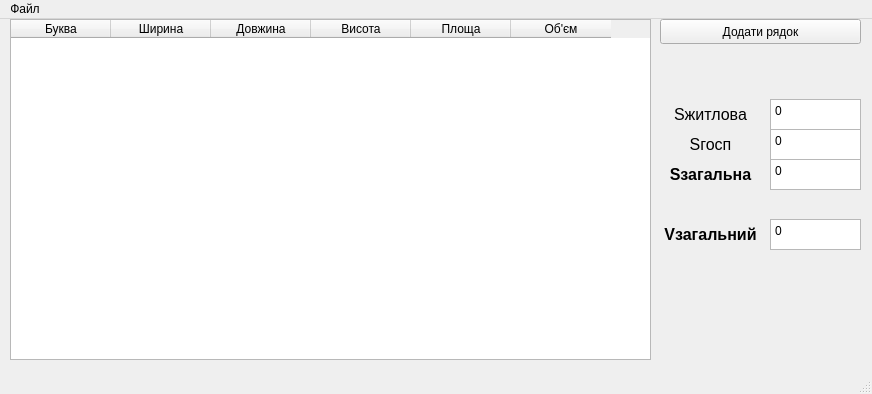
<?xml version="1.0" encoding="UTF-8"?>
<ui version="4.0">
 <class>MainWindow</class>
 <widget class="QMainWindow" name="MainWindow">
  <property name="geometry">
   <rect>
    <x>0</x>
    <y>0</y>
    <width>872</width>
    <height>394</height>
   </rect>
  </property>
  <property name="windowTitle">
   <string>MainWindow</string>
  </property>
  <widget class="QWidget" name="centralwidget">
   <widget class="QTableWidget" name="tableWidget">
    <property name="geometry">
     <rect>
      <x>10</x>
      <y>0</y>
      <width>641</width>
      <height>341</height>
     </rect>
    </property>
    <column>
     <property name="text">
      <string>Буква</string>
     </property>
    </column>
    <column>
     <property name="text">
      <string>Ширина</string>
     </property>
    </column>
    <column>
     <property name="text">
      <string>Довжина</string>
     </property>
    </column>
    <column>
     <property name="text">
      <string>Висота</string>
     </property>
    </column>
    <column>
     <property name="text">
      <string>Площа</string>
     </property>
    </column>
    <column>
     <property name="text">
      <string>Об'єм</string>
     </property>
    </column>
   </widget>
   <widget class="QPushButton" name="pushButton">
    <property name="geometry">
     <rect>
      <x>660</x>
      <y>0</y>
      <width>201</width>
      <height>25</height>
     </rect>
    </property>
    <property name="text">
     <string>Додати рядок</string>
    </property>
   </widget>
   <widget class="QTextBrowser" name="area_dwelling">
    <property name="geometry">
     <rect>
      <x>770</x>
      <y>80</y>
      <width>91</width>
      <height>31</height>
     </rect>
    </property>
    <property name="html">
     <string>&lt;!DOCTYPE HTML PUBLIC &quot;-//W3C//DTD HTML 4.0//EN&quot; &quot;http://www.w3.org/TR/REC-html40/strict.dtd&quot;&gt;
&lt;html&gt;&lt;head&gt;&lt;meta name=&quot;qrichtext&quot; content=&quot;1&quot; /&gt;&lt;meta charset=&quot;utf-8&quot; /&gt;&lt;style type=&quot;text/css&quot;&gt;
p, li { white-space: pre-wrap; }
hr { height: 1px; border-width: 0; }
li.unchecked::marker { content: &quot;\2610&quot;; }
li.checked::marker { content: &quot;\2612&quot;; }
&lt;/style&gt;&lt;/head&gt;&lt;body style=&quot; font-family:'Sans Serif'; font-size:9pt; font-weight:400; font-style:normal;&quot;&gt;
&lt;p style=&quot; margin-top:0px; margin-bottom:0px; margin-left:0px; margin-right:0px; -qt-block-indent:0; text-indent:0px;&quot;&gt;0&lt;/p&gt;&lt;/body&gt;&lt;/html&gt;</string>
    </property>
   </widget>
   <widget class="QLabel" name="label">
    <property name="geometry">
     <rect>
      <x>660</x>
      <y>80</y>
      <width>101</width>
      <height>31</height>
     </rect>
    </property>
    <property name="font">
     <font>
      <pointsize>12</pointsize>
     </font>
    </property>
    <property name="text">
     <string>Sжитлова</string>
    </property>
    <property name="alignment">
     <set>Qt::AlignCenter</set>
    </property>
   </widget>
   <widget class="QLabel" name="label_3">
    <property name="geometry">
     <rect>
      <x>660</x>
      <y>110</y>
      <width>101</width>
      <height>31</height>
     </rect>
    </property>
    <property name="font">
     <font>
      <pointsize>12</pointsize>
     </font>
    </property>
    <property name="text">
     <string>Sгосп</string>
    </property>
    <property name="alignment">
     <set>Qt::AlignCenter</set>
    </property>
   </widget>
   <widget class="QTextBrowser" name="area_economical">
    <property name="geometry">
     <rect>
      <x>770</x>
      <y>110</y>
      <width>91</width>
      <height>31</height>
     </rect>
    </property>
    <property name="html">
     <string>&lt;!DOCTYPE HTML PUBLIC &quot;-//W3C//DTD HTML 4.0//EN&quot; &quot;http://www.w3.org/TR/REC-html40/strict.dtd&quot;&gt;
&lt;html&gt;&lt;head&gt;&lt;meta name=&quot;qrichtext&quot; content=&quot;1&quot; /&gt;&lt;meta charset=&quot;utf-8&quot; /&gt;&lt;style type=&quot;text/css&quot;&gt;
p, li { white-space: pre-wrap; }
hr { height: 1px; border-width: 0; }
li.unchecked::marker { content: &quot;\2610&quot;; }
li.checked::marker { content: &quot;\2612&quot;; }
&lt;/style&gt;&lt;/head&gt;&lt;body style=&quot; font-family:'Sans Serif'; font-size:9pt; font-weight:400; font-style:normal;&quot;&gt;
&lt;p style=&quot; margin-top:0px; margin-bottom:0px; margin-left:0px; margin-right:0px; -qt-block-indent:0; text-indent:0px;&quot;&gt;0&lt;/p&gt;&lt;/body&gt;&lt;/html&gt;</string>
    </property>
   </widget>
   <widget class="QLabel" name="label_4">
    <property name="geometry">
     <rect>
      <x>660</x>
      <y>140</y>
      <width>101</width>
      <height>31</height>
     </rect>
    </property>
    <property name="font">
     <font>
      <pointsize>12</pointsize>
      <bold>true</bold>
     </font>
    </property>
    <property name="text">
     <string>Sзагальна</string>
    </property>
    <property name="alignment">
     <set>Qt::AlignCenter</set>
    </property>
   </widget>
   <widget class="QTextBrowser" name="area_total">
    <property name="geometry">
     <rect>
      <x>770</x>
      <y>140</y>
      <width>91</width>
      <height>31</height>
     </rect>
    </property>
    <property name="html">
     <string>&lt;!DOCTYPE HTML PUBLIC &quot;-//W3C//DTD HTML 4.0//EN&quot; &quot;http://www.w3.org/TR/REC-html40/strict.dtd&quot;&gt;
&lt;html&gt;&lt;head&gt;&lt;meta name=&quot;qrichtext&quot; content=&quot;1&quot; /&gt;&lt;meta charset=&quot;utf-8&quot; /&gt;&lt;style type=&quot;text/css&quot;&gt;
p, li { white-space: pre-wrap; }
hr { height: 1px; border-width: 0; }
li.unchecked::marker { content: &quot;\2610&quot;; }
li.checked::marker { content: &quot;\2612&quot;; }
&lt;/style&gt;&lt;/head&gt;&lt;body style=&quot; font-family:'Sans Serif'; font-size:9pt; font-weight:400; font-style:normal;&quot;&gt;
&lt;p style=&quot; margin-top:0px; margin-bottom:0px; margin-left:0px; margin-right:0px; -qt-block-indent:0; text-indent:0px;&quot;&gt;0&lt;/p&gt;&lt;/body&gt;&lt;/html&gt;</string>
    </property>
   </widget>
   <widget class="QTextBrowser" name="volume_total">
    <property name="geometry">
     <rect>
      <x>770</x>
      <y>200</y>
      <width>91</width>
      <height>31</height>
     </rect>
    </property>
    <property name="html">
     <string>&lt;!DOCTYPE HTML PUBLIC &quot;-//W3C//DTD HTML 4.0//EN&quot; &quot;http://www.w3.org/TR/REC-html40/strict.dtd&quot;&gt;
&lt;html&gt;&lt;head&gt;&lt;meta name=&quot;qrichtext&quot; content=&quot;1&quot; /&gt;&lt;meta charset=&quot;utf-8&quot; /&gt;&lt;style type=&quot;text/css&quot;&gt;
p, li { white-space: pre-wrap; }
hr { height: 1px; border-width: 0; }
li.unchecked::marker { content: &quot;\2610&quot;; }
li.checked::marker { content: &quot;\2612&quot;; }
&lt;/style&gt;&lt;/head&gt;&lt;body style=&quot; font-family:'Sans Serif'; font-size:9pt; font-weight:400; font-style:normal;&quot;&gt;
&lt;p style=&quot; margin-top:0px; margin-bottom:0px; margin-left:0px; margin-right:0px; -qt-block-indent:0; text-indent:0px;&quot;&gt;0&lt;/p&gt;&lt;/body&gt;&lt;/html&gt;</string>
    </property>
   </widget>
   <widget class="QLabel" name="label_6">
    <property name="geometry">
     <rect>
      <x>660</x>
      <y>200</y>
      <width>101</width>
      <height>31</height>
     </rect>
    </property>
    <property name="font">
     <font>
      <pointsize>12</pointsize>
      <bold>true</bold>
     </font>
    </property>
    <property name="text">
     <string>Vзагальний</string>
    </property>
    <property name="alignment">
     <set>Qt::AlignCenter</set>
    </property>
   </widget>
  </widget>
  <widget class="QMenuBar" name="menubar">
   <property name="geometry">
    <rect>
     <x>0</x>
     <y>0</y>
     <width>872</width>
     <height>22</height>
    </rect>
   </property>
   <widget class="QMenu" name="menuFile">
    <property name="title">
     <string>Файл</string>
    </property>
    <addaction name="actionOpen"/>
    <addaction name="actionSave"/>
    <addaction name="action"/>
   </widget>
   <addaction name="menuFile"/>
  </widget>
  <widget class="QStatusBar" name="statusbar"/>
  <action name="actionOpen">
   <property name="text">
    <string>Відкрити</string>
   </property>
  </action>
  <action name="actionSave">
   <property name="text">
    <string>Зберегти</string>
   </property>
  </action>
  <action name="action">
   <property name="text">
    <string>Зберегти як</string>
   </property>
  </action>
 </widget>
 <resources/>
 <connections/>
</ui>
